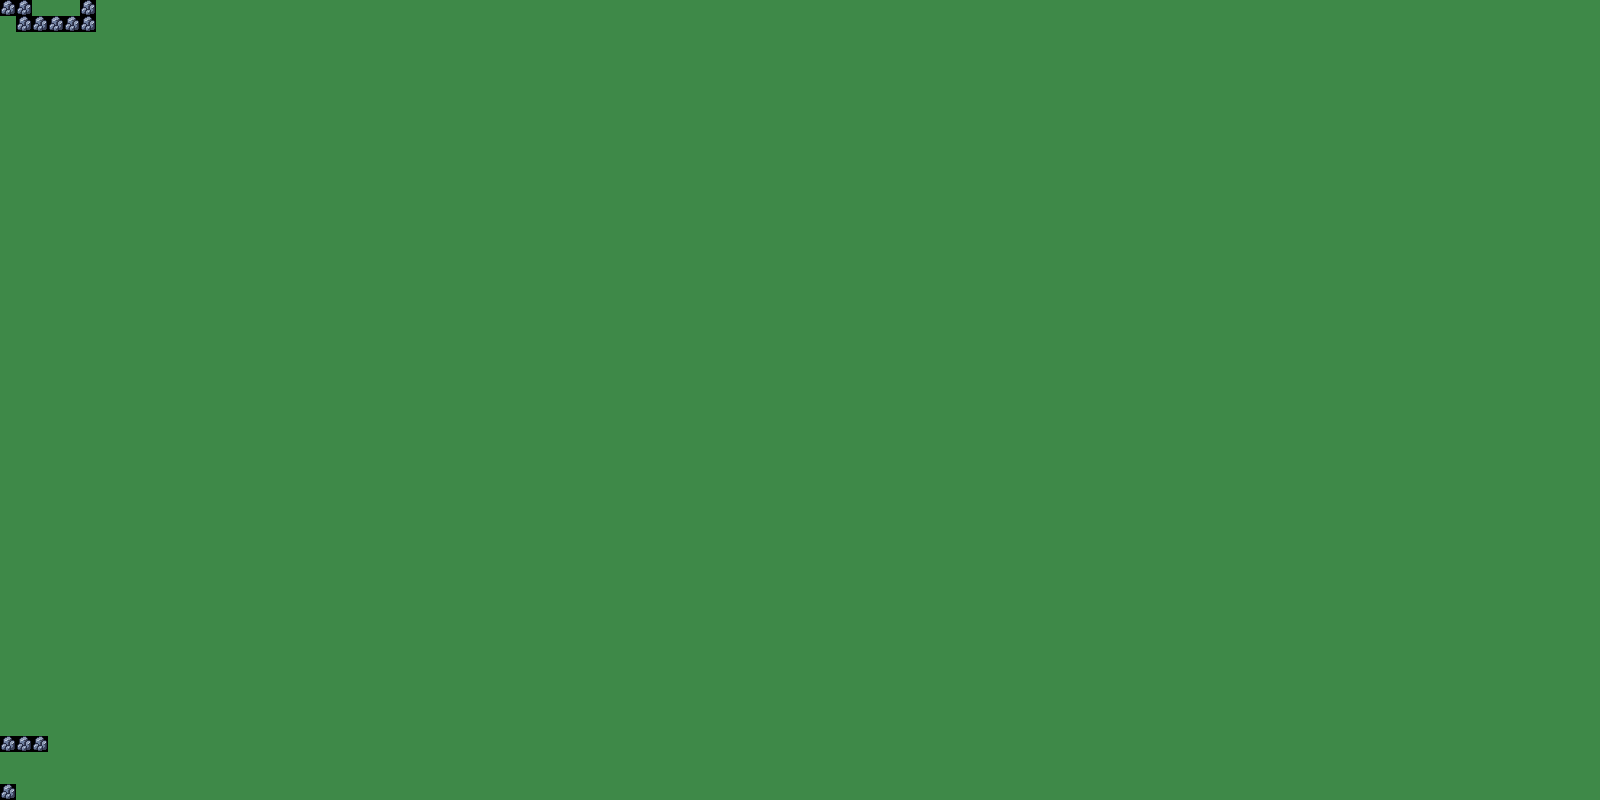

This game map was drawn from its Tiled (.tmx) file and the tilesets committed beside it. A one-line description and the trimmed map source follow:
An orthogonal 100x50 tile map with 16x16 px tiles, 1 tile layer (Tile Layer 1), 2 tilesets.

<map version="1.10" tiledversion="1.11.0" orientation="orthogonal" renderorder="right-down" width="100" height="50" tilewidth="16" tileheight="16" infinite="0" nextlayerid="2" nextobjectid="1">
 <tileset firstgid="1" source="Grass_Middle.tsx" />
 <tileset firstgid="2" source="Outdoor_Decor_Free.tsx" />
 <layer id="1" name="Tile Layer 1" width="100" height="50">
  <data>[5000 cells, 5000 non-empty, 2 distinct tile ids]</data>
 </layer>
</map>
